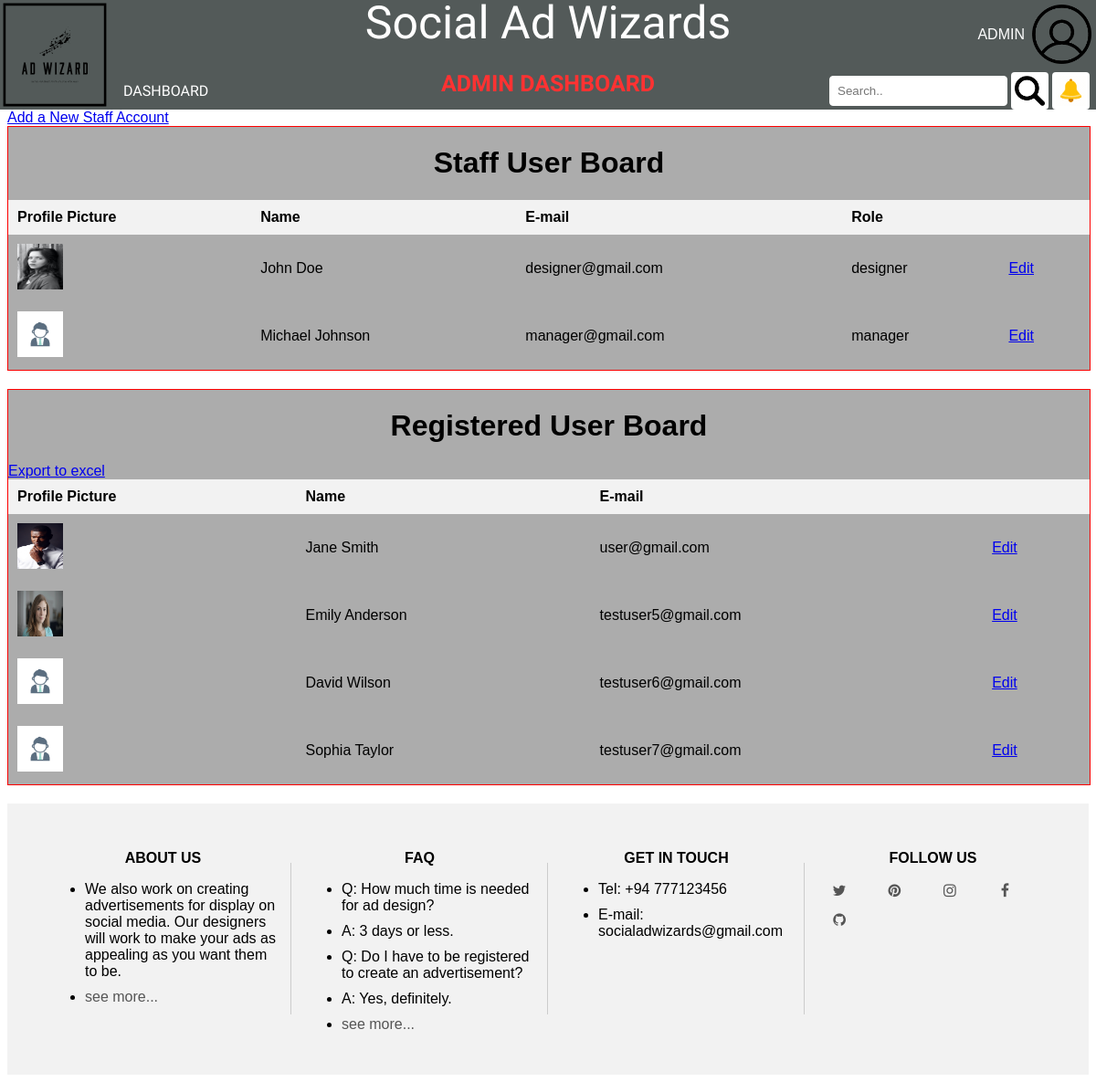
Screenshot of /src/views/admin/dashboard-admin.php (signed in) with the database file from the repository.
### tables this page shows
CREATE TABLE `registered_users` (
	`s_user_id` INT NOT NULL AUTO_INCREMENT ,
	`registered_date` DATE NOT NULL DEFAULT CURRENT_TIMESTAMP ,
	`profile_picture` VARCHAR(500) DEFAULT 'uploads/profile-pictures/default.jpg',
	`user_pass` VARCHAR(30) NOT NULL ,
	`email` VARCHAR(100) NOT NULL ,
	`gender` VARCHAR(6) NOT NULL ,
	`date_of_birth` DATE NOT NULL ,
	`first_name` VARCHAR(20) NOT NULL ,
	`last_name` VARCHAR(20) NOT NULL ,
	`phone_no` VARCHAR(10) NOT NULL ,
	`user_role` VARCHAR(10) NOT NULL ,
	PRIMARY KEY (`s_user_id`));

### src/views/admin/dashboard-admin.php (the view, shortened to what this page needs)
<!DOCTYPE html>
<html lang="en">
<head>
    <link rel="stylesheet" type="text/css" href="./src/css/dashboard-admin.css">
</head>
<body>
    <?php include_once '../../components/header.php'; ?>
<a href="./src/views/admin/signup-staff.php">Add a New Staff Account</a>
<div class="table-container">
    <h1 class="center">Staff User Board</h1>
    <table class="data-table">
        <tr>
            <th>Profile Picture</th>
            <th>Name</th>
            <th>E-mail</th>
            <th>Role</th>
            <th></th>
        </tr>
        <?php
        include '../../config/database/connection.php';
        $sql = "SELECT s_user_id, first_name, last_name, email, user_role, profile_picture FROM registered_users WHERE user_role = 'manager' OR user_role = 'designer'";
        $result = $conn -> query($sql);
        if ($result -> num_rows > 0) {
            while ($row = $result -> fetch_assoc()) {
                echo "<tr>";
                    echo '<td><img src="' . $row["profile_picture"] . '" width="50" height="50"></td>';
                    echo "<td>" . $row["first_name"] . " " . $row["last_name"] . "</td>";
                    echo "<td>" . $row["email"] . "</td>";
                    echo "<td>" . $row["user_role"] . "</td>";
                    echo '<td class="edit-btn"><a href="./src/views/admin/edit-user.php?s_user_id=' . $row['s_user_id'] . '">Edit</a></td>';
                echo "</tr>";
            }
        } else {
            echo "<tr><td colspan='4'>No data found.</td></tr>";
        }
        ?>
    </table>
</div>
<div class="table-container">
    <h1 class="center">Registered User Board</h1>
    <a href=#>Export to excel</a>
    <table class="data-table">
        <tr>
            <th>Profile Picture</th>
            <th>Name</th>
            <th>E-mail</th>
            <th></th>
        </tr>
        <?php
        $sql = "SELECT s_user_id, first_name, last_name, email, user_role, profile_picture FROM registered_users WHERE user_role = 'user'";
        $result = $conn -> query($sql);
        if ($result -> num_rows > 0) {
            while ($row = $result -> fetch_assoc()) {
                echo "<tr>";
                    echo '<td><img src="' . $row["profile_picture"] . '" width="50" height="50"></td>';
                    echo "<td>" . $row["first_name"] . " " . $row["last_name"] . "</td>";
                    echo "<td>" . $row["email"] . "</td>";
                    echo '<td class="edit-btn"><a href="./edit-user.php?s_user_id=' . $row["s_user_id"] . '">Edit</a></td>';
                echo "</tr>";
            }
        } else {
            echo "<tr><td colspan='4'>No data found.</td></tr>";
        }
        ?>
    </table>
</div>
    <?php include_once '../../components/footer.php'; ?>
</body>
</html>

### src/components/header.php (shortened to what this page needs)
<?php
$userRole = $_SESSION['user_role'] ?? '';
?>
<header class="header-container">
    <div class="header-name">Social Ad Wizards</div>
    <img src="./assets/images/site-img/logo/logo.svg" alt="LOGO" class="header-logo">
    <?php if ($userRole == 'admin'): ?>
    <div>
        <h2 class="subheader-name">ADMIN DASHBOARD</h2>
    </div>
    <nav class="navbar">
        <a href="./src/views/admin/dashboard-admin.php">DASHBOARD</a>
    </nav>
    <div class="login-button">
        <a class="openPopupp" href="./src/config/log-out.php">ADMIN</a>
        <a class="openPopup"><img src="./assets/images/site-img/login.png" alt="ADMIN"></a>
    </div>
    <?php endif; ?>
    <div class="search-notify">
        <input type="text" placeholder="Search..">
        <a href="#"><img src="./assets/images/site-img/icons/search.png"></a>
        <a href="#"><img src="./assets/images/site-img/icons/notify-animate.gif"></a>
    </div>
</header>

### src/components/footer.php
<footer class="footer">
  <div class="row">
    <div class="footer-col">
      <h4>ABOUT US</h4>
      <ul>
        <li>We also work on creating advertisements for display on social media. Our designers will work to make your ads as appealing as you want them to be.</li>
        <li><a href="#" onclick="scrollToSection(event, 'about')">see more...</a></li>
      </ul>
    </div>
    <div class="footer-col">
      <h4>FAQ</h4>
      <ul>
        <li>Q: How much time is needed for ad design?</li>
        <li>A: 3 days or less.</li>
        <li>Q: Do I have to be registered to create an advertisement?</li>
        <li>A: Yes, definitely.</li>
        <li><a href="./src/views/faq.php">see more...</a></li>
      </ul>
    </div>
    <div class="footer-col">
      <h4>GET IN TOUCH</h4>
      <ul>
        <li>Tel: +94 777123456</li>
        <li>E-mail: socialadwizards@gmail.com</li>
      </ul>
    </div>
    <div class="footer-col">
      <h4>FOLLOW US</h4>
      <div class="social-link">
        <a href="#" class="fa fa-twitter"></a>
        <a href="#" class="fa fa-pinterest"></a>
        <a href="#" class="fa fa-instagram"></a>
        <a href="#" class="fa fa-facebook"></a>
        <a href="#" class="fa fa-github"></a>
      </div>
    </div>
  </div>
</footer>

### src/css/dashboard-admin.css (style rules this page uses)
body { margin-top: 120px; }
.table-container { width: 100%; margin-bottom: 20px; border: #ff0000 solid 1px; border-color: #ff0000; background-color: #acacac; }
.data-table { width: 100%; border-collapse: collapse; }
.data-table th, .data-table td { padding: 10px; text-align: left; }
.data-table th { background-color: #f2f2f2; font-weight: bold; }
.center { text-align: center; }

### src/css/header.css (style rules this page uses)
.header-container { position: fixed; background-color: rgb(83, 90, 89); left: 0; top: 0; width: 100%; height: 120px; z-index: 999; }
.header-name { font-family: 'Ubuntu', sans-serif; color: white; font-size: 50px; position: absolute; top: 25px; left: 50%; transform: translate(-50%, -50%); }
.subheader-name { font-family: 'Ubuntu', sans-serif; color: rgb(255, 50, 50); font-size: 25px; position: absolute; top: 70px; left: 50%; transform: translate(-50%, -50%); }
.header-logo { display: inline; float: left; height: 120px; width: 120px; }
.login-button { position: absolute; top: 5px; right: 5px; display: flex; align-items: center; }
.login-button a { margin-left: 8px; color: #ffffff; text-decoration: none; }
.login-button img { width: 65px; height: 65px; vertical-align: middle; margin-right: 0px; }
.navbar { display: inline-block; position: relative; top: 90px; font-family: 'Josefin Sans', sans-serif; }
.navbar a { padding: 4px 15px 1px 15px; text-decoration: none; color: white; border-bottom: 4px solid transparent; transition: border-color 1s ease; }
.search-notify { display: flex; align-items: center; justify-content: flex-end; margin-top: 60px; margin-right: 7px; }
.search-notify input { padding: 8px; border: 1px solid #ffffff; border-radius: 4px 4px 4px 4px; outline: none; }
.search-notify img { background-color: #ffffff; padding: 4px; border-radius: 4px 4px 4px 4px; margin-left: -1px; display: flex; align-items: center; width: 33px; height: 33px; vertical-align: middle; margin-left: 4px; }

### src/css/footer.css (style rules this page uses)
.footer { background-color: #f2f2f2; padding: 30px; }
.footer .row { display: flex; justify-content: space-between; }
.footer-col { flex-basis: 25%; padding: 0 15px; position: relative; }
.footer-col:not(:last-child)::after { content: ""; position: absolute; top: 50%; right: 0; transform: translateY(-50%); width: 1px; height: 70%; background-color: #ccc; }
.footer-col h4 { text-align: center; margin-bottom: 10px; }
.footer-col ul li { margin-bottom: 10px; }
.footer-col ul li a { color: #555; text-decoration: none; }
.social-link a { display: inline-block; margin-right: 10px; color: #555; text-decoration: none; }
.fa { padding: 8px; font-size: 20px; width: 30px; text-align: center; text-decoration: none; border-radius: 50%; }

### src/css/sign-in.css (style rules this page uses)
body { font-family: Arial, sans-serif; }
.openPopup { cursor: pointer; }

### rows the page displays
registered_users: profile_picture (picture), first_name "John", last_name "Doe", email "designer@gmail.com", user_role "designer"
registered_users: profile_picture (placeholder picture), first_name "Michael", last_name "Johnson", email "manager@gmail.com", user_role "manager"
registered_users: profile_picture (picture), first_name "Jane", last_name "Smith", email "user@gmail.com"
registered_users: profile_picture (picture), first_name "Emily", last_name "Anderson", email "testuser5@gmail.com"
registered_users: profile_picture (placeholder picture), first_name "David", last_name "Wilson", email "testuser6@gmail.com"
registered_users: profile_picture (placeholder picture), first_name "Sophia", last_name "Taylor", email "testuser7@gmail.com"
